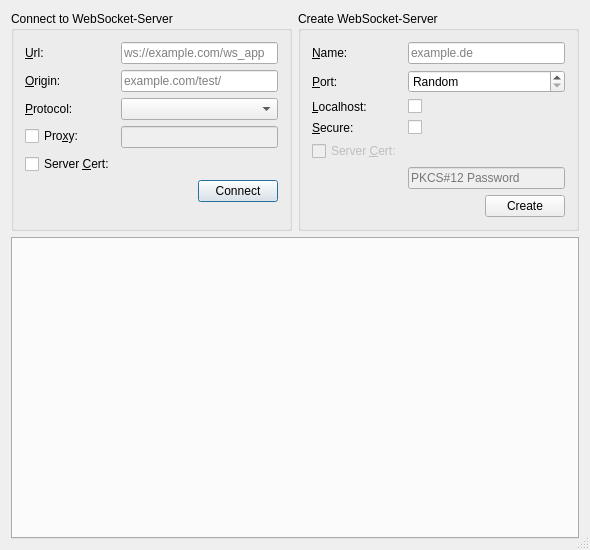
<?xml version="1.0" encoding="UTF-8"?>
<ui version="4.0">
 <class>MainWindow</class>
 <widget class="QDialog" name="MainWindow">
  <property name="geometry">
   <rect>
    <x>0</x>
    <y>0</y>
    <width>590</width>
    <height>550</height>
   </rect>
  </property>
  <property name="windowTitle">
   <string>MainWindow</string>
  </property>
  <property name="sizeGripEnabled">
   <bool>true</bool>
  </property>
  <layout class="QGridLayout" name="gridLayout" rowstretch="0,1">
   <item row="0" column="0">
    <widget class="QGroupBox" name="groupBox">
     <property name="title">
      <string>Connect to WebSocket-Server</string>
     </property>
     <layout class="QFormLayout" name="formLayout">
      <item row="0" column="0">
       <widget class="QLabel" name="urlLabel">
        <property name="text">
         <string>&amp;Url:</string>
        </property>
        <property name="buddy">
         <cstring>urlLineEdit</cstring>
        </property>
       </widget>
      </item>
      <item row="0" column="1">
       <widget class="QLineEdit" name="urlLineEdit">
        <property name="placeholderText">
         <string>ws://example.com/ws_app</string>
        </property>
       </widget>
      </item>
      <item row="1" column="0">
       <widget class="QLabel" name="originLabel">
        <property name="text">
         <string>&amp;Origin:</string>
        </property>
        <property name="buddy">
         <cstring>originLineEdit</cstring>
        </property>
       </widget>
      </item>
      <item row="1" column="1">
       <widget class="QLineEdit" name="originLineEdit">
        <property name="placeholderText">
         <string>example.com/test/</string>
        </property>
       </widget>
      </item>
      <item row="2" column="0">
       <widget class="QLabel" name="protocolLabel">
        <property name="text">
         <string>&amp;Protocol:</string>
        </property>
        <property name="buddy">
         <cstring>protocolComboBox</cstring>
        </property>
       </widget>
      </item>
      <item row="2" column="1">
       <widget class="QComboBox" name="protocolComboBox"/>
      </item>
      <item row="3" column="0">
       <widget class="QCheckBox" name="proXyCheckBox">
        <property name="text">
         <string>Pro&amp;xy:</string>
        </property>
       </widget>
      </item>
      <item row="3" column="1">
       <widget class="QLineEdit" name="proXyLineEdit">
        <property name="enabled">
         <bool>false</bool>
        </property>
       </widget>
      </item>
      <item row="4" column="0">
       <widget class="QCheckBox" name="clientCertCheckBox">
        <property name="text">
         <string>Server &amp;Cert:</string>
        </property>
       </widget>
      </item>
      <item row="4" column="1">
       <widget class="QPathEdit" name="clientCertPathEdit">
        <property name="enabled">
         <bool>false</bool>
        </property>
        <property name="mimeTypeFilters">
         <stringlist>
          <string>application/x-x509-ca-cert</string>
          <string>application/x-pem-file</string>
          <string>application/octet-stream</string>
         </stringlist>
        </property>
       </widget>
      </item>
      <item row="5" column="1">
       <layout class="QHBoxLayout" name="horizontalLayout">
        <item>
         <spacer name="horizontalSpacer">
          <property name="orientation">
           <enum>Qt::Horizontal</enum>
          </property>
          <property name="sizeHint" stdset="0">
           <size>
            <width>40</width>
            <height>20</height>
           </size>
          </property>
         </spacer>
        </item>
        <item>
         <widget class="QPushButton" name="connectButton">
          <property name="text">
           <string>Connect</string>
          </property>
         </widget>
        </item>
       </layout>
      </item>
     </layout>
    </widget>
   </item>
   <item row="0" column="1">
    <widget class="QGroupBox" name="groupBox_2">
     <property name="title">
      <string>Create WebSocket-Server</string>
     </property>
     <layout class="QFormLayout" name="formLayout_2">
      <item row="0" column="0">
       <widget class="QLabel" name="nameLabel">
        <property name="text">
         <string>&amp;Name:</string>
        </property>
        <property name="buddy">
         <cstring>nameLineEdit</cstring>
        </property>
       </widget>
      </item>
      <item row="0" column="1">
       <widget class="QLineEdit" name="nameLineEdit">
        <property name="placeholderText">
         <string>example.de</string>
        </property>
       </widget>
      </item>
      <item row="1" column="0">
       <widget class="QLabel" name="portLabel">
        <property name="text">
         <string>&amp;Port:</string>
        </property>
        <property name="buddy">
         <cstring>portSpinBox</cstring>
        </property>
       </widget>
      </item>
      <item row="1" column="1">
       <widget class="QSpinBox" name="portSpinBox">
        <property name="specialValueText">
         <string>Random</string>
        </property>
        <property name="accelerated">
         <bool>true</bool>
        </property>
        <property name="maximum">
         <number>65535</number>
        </property>
       </widget>
      </item>
      <item row="2" column="0">
       <widget class="QLabel" name="localhostLabel">
        <property name="text">
         <string>&amp;Localhost:</string>
        </property>
        <property name="buddy">
         <cstring>localhostCheckBox</cstring>
        </property>
       </widget>
      </item>
      <item row="2" column="1">
       <widget class="QCheckBox" name="localhostCheckBox"/>
      </item>
      <item row="3" column="0">
       <widget class="QLabel" name="secureLabel">
        <property name="text">
         <string>&amp;Secure:</string>
        </property>
        <property name="buddy">
         <cstring>secureCheckBox</cstring>
        </property>
       </widget>
      </item>
      <item row="3" column="1">
       <widget class="QCheckBox" name="secureCheckBox"/>
      </item>
      <item row="4" column="0">
       <widget class="QCheckBox" name="serverCertCheckBox">
        <property name="enabled">
         <bool>false</bool>
        </property>
        <property name="text">
         <string>Server &amp;Cert:</string>
        </property>
       </widget>
      </item>
      <item row="4" column="1">
       <widget class="QPathEdit" name="serverCertPathEdit">
        <property name="enabled">
         <bool>false</bool>
        </property>
        <property name="mimeTypeFilters">
         <stringlist>
          <string>application/x-pkcs12</string>
          <string>application/octet-stream</string>
         </stringlist>
        </property>
       </widget>
      </item>
      <item row="5" column="1">
       <widget class="QLineEdit" name="passwordLineEdit">
        <property name="enabled">
         <bool>false</bool>
        </property>
        <property name="echoMode">
         <enum>QLineEdit::Password</enum>
        </property>
        <property name="placeholderText">
         <string>PKCS#12 Password</string>
        </property>
       </widget>
      </item>
      <item row="6" column="1">
       <layout class="QHBoxLayout" name="horizontalLayout_2">
        <item>
         <spacer name="horizontalSpacer_2">
          <property name="orientation">
           <enum>Qt::Horizontal</enum>
          </property>
          <property name="sizeHint" stdset="0">
           <size>
            <width>40</width>
            <height>20</height>
           </size>
          </property>
         </spacer>
        </item>
        <item>
         <widget class="QPushButton" name="createButton">
          <property name="text">
           <string>Create</string>
          </property>
         </widget>
        </item>
       </layout>
      </item>
     </layout>
    </widget>
   </item>
   <item row="1" column="0" colspan="2">
    <widget class="QTabWidget" name="tabWidget">
     <property name="currentIndex">
      <number>-1</number>
     </property>
    </widget>
   </item>
  </layout>
 </widget>
 <layoutdefault spacing="6" margin="11"/>
 <customwidgets>
  <customwidget>
   <class>QPathEdit</class>
   <extends>QWidget</extends>
   <header>qpathedit.h</header>
  </customwidget>
 </customwidgets>
 <resources/>
 <connections>
  <connection>
   <sender>proXyCheckBox</sender>
   <signal>toggled(bool)</signal>
   <receiver>proXyLineEdit</receiver>
   <slot>setEnabled(bool)</slot>
   <hints>
    <hint type="sourcelabel">
     <x>57</x>
     <y>124</y>
    </hint>
    <hint type="destinationlabel">
     <x>164</x>
     <y>124</y>
    </hint>
   </hints>
  </connection>
  <connection>
   <sender>clientCertCheckBox</sender>
   <signal>toggled(bool)</signal>
   <receiver>clientCertPathEdit</receiver>
   <slot>setEnabled(bool)</slot>
   <hints>
    <hint type="sourcelabel">
     <x>100</x>
     <y>159</y>
    </hint>
    <hint type="destinationlabel">
     <x>195</x>
     <y>155</y>
    </hint>
   </hints>
  </connection>
  <connection>
   <sender>secureCheckBox</sender>
   <signal>toggled(bool)</signal>
   <receiver>serverCertCheckBox</receiver>
   <slot>setEnabled(bool)</slot>
   <hints>
    <hint type="sourcelabel">
     <x>408</x>
     <y>129</y>
    </hint>
    <hint type="destinationlabel">
     <x>348</x>
     <y>141</y>
    </hint>
   </hints>
  </connection>
  <connection>
   <sender>serverCertCheckBox</sender>
   <signal>toggled(bool)</signal>
   <receiver>serverCertPathEdit</receiver>
   <slot>setEnabled(bool)</slot>
   <hints>
    <hint type="sourcelabel">
     <x>378</x>
     <y>150</y>
    </hint>
    <hint type="destinationlabel">
     <x>444</x>
     <y>151</y>
    </hint>
   </hints>
  </connection>
  <connection>
   <sender>serverCertCheckBox</sender>
   <signal>toggled(bool)</signal>
   <receiver>passwordLineEdit</receiver>
   <slot>setEnabled(bool)</slot>
   <hints>
    <hint type="sourcelabel">
     <x>362</x>
     <y>150</y>
    </hint>
    <hint type="destinationlabel">
     <x>424</x>
     <y>172</y>
    </hint>
   </hints>
  </connection>
  <connection>
   <sender>secureCheckBox</sender>
   <signal>toggled(bool)</signal>
   <receiver>serverCertCheckBox</receiver>
   <slot>setChecked(bool)</slot>
   <hints>
    <hint type="sourcelabel">
     <x>429</x>
     <y>117</y>
    </hint>
    <hint type="destinationlabel">
     <x>331</x>
     <y>141</y>
    </hint>
   </hints>
  </connection>
 </connections>
</ui>
